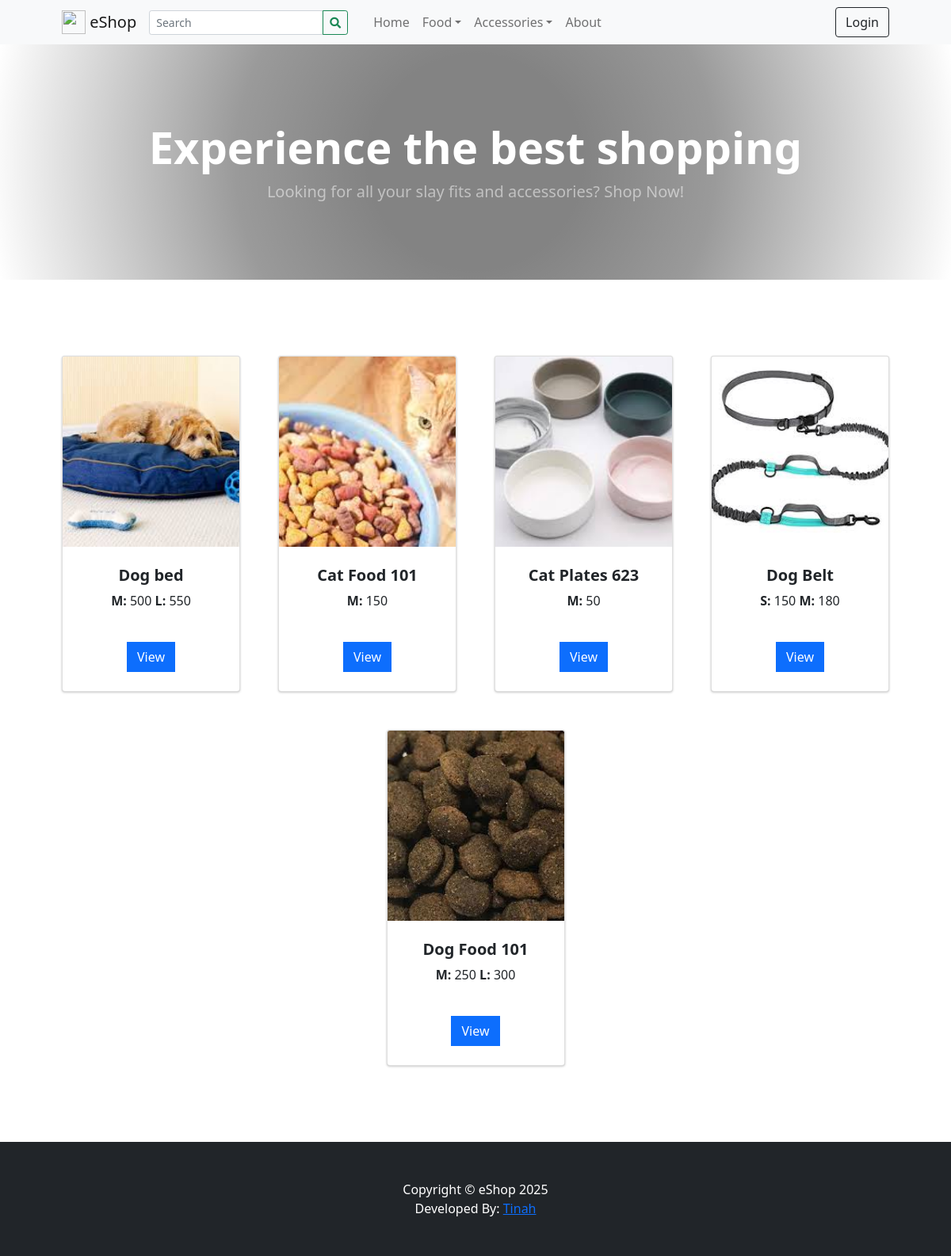
The page / on the database its author committed.
### tables this page shows
CREATE TABLE `categories` (
  `id` int(30) NOT NULL,
  `category` varchar(250) NOT NULL,
  `description` text DEFAULT NULL,
  `status` tinyint(1) NOT NULL DEFAULT 1,
  `date_created` datetime NOT NULL DEFAULT current_timestamp()
);

CREATE TABLE `products` (
  `id` int(30) NOT NULL,
  `category_id` int(30) NOT NULL,
  `sub_category_id` int(30) NOT NULL,
  `product_name` varchar(250) NOT NULL,
  `description` text NOT NULL,
  `status` tinyint(1) NOT NULL DEFAULT 1,
  `date_created` datetime NOT NULL DEFAULT current_timestamp()
);

### classes/DBConnection.php (called while the page is built, shortened)
<?php
class DBConnection{
    private $host = DB_SERVER;
    private $username = DB_USERNAME;
    private $password = DB_PASSWORD;
    private $database = DB_NAME;
    public $conn;
    public function __construct(){
        if (!isset($this->conn)) {
            $this->conn = new mysqli($this->host, $this->username, $this->password, $this->database);
        }
    }
}
?>

### config.php (called while the page is built, shortened)
<?php
require_once('classes/DBConnection.php');
require_once('classes/SystemSettings.php');
function validate_image($file){
	if(!empty($file)){
		if(is_file(base_app.$file)){
			return base_url.$file;
		}else{
			return base_url.'dist/img/no-image-available.png';
		}
	}else{
		return base_url.'dist/img/no-image-available.png';
	}
}
?>

### inc/topBarNav.php (the view, shortened to what this page needs)
<nav class="navbar navbar-expand-lg navbar-light bg-light">
            <div class="container px-4 px-lg-5 ">
                <a class="navbar-brand" href="./">
                <img src="<?php echo validate_image($_settings->info('logo')) ?>" width="30" height="30" class="d-inline-block align-top" alt="" loading="lazy">
                <?php echo $_settings->info('short_name') ?>
                </a>
                <form class="form-inline" id="search-form">
                  <div class="input-group">
                    <input class="form-control form-control-sm form " type="search" placeholder="Search" aria-label="Search" name="search"  value="<?php echo isset($_GET['search']) ? $_GET['search'] : "" ?>"  aria-describedby="button-addon2">
                    <div class="input-group-append">
                      <button class="btn btn-outline-success btn-sm m-0" type="submit" id="button-addon2"><i class="fa fa-search"></i></button>
                    </div>
                  </div>
                </form>
                <div class="collapse navbar-collapse" id="navbarSupportedContent">
                    <ul class="navbar-nav me-auto mb-2 mb-lg-0 ms-lg-4">
                        <li class="nav-item"><a class="nav-link" aria-current="page" href="./">Home</a></li>
                        <?php
                        $cat_qry = $conn->query("SELECT * FROM categories where status = 1 ");
                        while($crow = $cat_qry->fetch_assoc()):
                          $sub_qry = $conn->query("SELECT * FROM sub_categories where status = 1 and parent_id = '{$crow['id']}' ");
                          if($sub_qry->num_rows <= 0):
                        ?>
                        <li class="nav-item"><a class="nav-link" aria-current="page" href="./?p=products&c=<?php echo md5($crow['id']) ?>"><?php echo $crow['category'] ?></a></li>
                        <?php else: ?>
                        <li class="nav-item dropdown">
                          <a class="nav-link dropdown-toggle" id="navbarDropdown<?php echo $crow['id'] ?>" href="#" role="button" data-toggle="dropdown" aria-expanded="false"><?php echo $crow['category'] ?></a></a>
                        </li>
                        <?php endif; ?>
                        <?php endwhile; ?>
                        <li class="nav-item"><a class="nav-link" href="./?p=about">About</a></li>
                    </ul>
                    <div class="d-flex align-items-center">
                      <?php if(!isset($_SESSION['userdata']['id'])): ?>
                        <button class="btn btn-outline-dark ml-2" id="login-btn" type="button">Login</button>
                        <?php endif; ?>
                    </div>
                </div>
            </div>
        </nav>

### inc/header.php (shortened to what this page needs)
<head>
    <link rel="stylesheet" href="<?php echo base_url ?>plugins/fontawesome-free/css/all.min.css">
    <link rel="stylesheet" href="<?php echo base_url ?>plugins/tempusdominus-bootstrap-4/css/tempusdominus-bootstrap-4.min.css">
  <link rel="stylesheet" href="<?php echo base_url ?>plugins/datatables-bs4/css/dataTables.bootstrap4.min.css">
  <link rel="stylesheet" href="<?php echo base_url ?>plugins/datatables-responsive/css/responsive.bootstrap4.min.css">
  <link rel="stylesheet" href="<?php echo base_url ?>plugins/datatables-buttons/css/buttons.bootstrap4.min.css">
  <link rel="stylesheet" href="<?php echo base_url ?>plugins/select2/css/select2.min.css">
  <link rel="stylesheet" href="<?php echo base_url ?>plugins/select2-bootstrap4-theme/select2-bootstrap4.min.css">
    <link rel="stylesheet" href="<?php echo base_url ?>plugins/icheck-bootstrap/icheck-bootstrap.min.css">
    <link rel="stylesheet" href="<?php echo base_url ?>plugins/jqvmap/jqvmap.min.css">
    <link rel="stylesheet" href="<?php echo base_url ?>dist/css/adminlte.css">
    <link rel="stylesheet" href="<?php echo base_url ?>dist/css/custom.css">
    <link rel="stylesheet" href="<?php echo base_url ?>assets/css/styles.css">
    <link rel="stylesheet" href="<?php echo base_url ?>plugins/overlayScrollbars/css/OverlayScrollbars.min.css">
    <link rel="stylesheet" href="<?php echo base_url ?>plugins/daterangepicker/daterangepicker.css">
    <link rel="stylesheet" href="<?php echo base_url ?>plugins/summernote/summernote-bs4.min.css">
  <link rel="stylesheet" href="<?php echo base_url ?>plugins/sweetalert2-theme-bootstrap-4/bootstrap-4.min.css">
  </head>

### home.php
<header class="bg-dark py-5" id="main-header">
    <div class="container px-4 px-lg-5 my-5">
        <div class="text-center text-white">
            <h1 class="display-4 fw-bolder">Experience the best shopping</h1>
            <p class="lead fw-normal text-white-50 mb-0">Looking for all your slay fits and accessories? Shop Now!</p>
        </div>
    </div>
</header>
<section class="py-5">
    <div class="container px-4 px-lg-5 mt-5">
        <div class="row gx-4 gx-lg-5 row-cols-md-3 row-cols-xl-4 justify-content-center">
            <?php
               $products = $conn->query("SELECT * FROM `products` where status = 1 order by rand() limit 8 ");
               while ($row = $products->fetch_assoc()):
                   $upload_path = base_app . '/uploads/product_' . $row['id'];
                   $img = "";
                   if (is_dir($upload_path)) {
                       $fileO = scandir($upload_path);
                       if (isset($fileO[2]))
                           $img = "uploads/product_" . $row['id'] . "/" . $fileO[2];
                   }
                   $inventory = $conn->query("SELECT * FROM inventory where product_id = " . $row['id']);
                   $inv = array();
                   while ($ir = $inventory->fetch_assoc()) {
                       $inv[$ir['size']] = number_format($ir['price']);
                   }
               ?>
                <div class="col mb-5">
                    <div class="card h-100 product-item">
                        <img class="card-img-top w-100" src="<?php echo validate_image($img) ?>" alt="..." />
                        <div class="card-body p-4">
                            <div class="text-center">
                                <h5 class="fw-bolder"><?php echo $row['product_name'] ?></h5>
                                <?php foreach ($inv as $k => $v): ?>
                                    <span><b><?php echo $k ?>: </b><?php echo $v ?></span>
                                <?php endforeach; ?>
                            </div>
                        </div>
                        <div class="card-footer p-4 pt-0 border-top-0 bg-transparent">
                            <div class="text-center">
                                <a class="btn btn-flat btn-primary " href=".?p=view_product&id=<?php echo md5($row['id']) ?>">View</a>
                            </div>
                        </div>
                    </div>
                </div>
            <?php endwhile; ?>
        </div>
    </div>
</section>

### inc/footer.php (shortened to what this page needs)
<footer class="py-5 bg-dark">
  <div class="container">
    <p class="m-0 text-center text-white">Copyright &copy; <?php echo $_settings->info('short_name') ?> 2025</p>
    <p class="m-0 text-center text-white">Developed By: <a href="mailto:tinahnakitende0@gmail.com">Tinah</a></p>
  </div>
</footer>

### rows shown on the page
categories: category "Food"
categories: category "Accessories"
products: shows a picture, product_name "Dog bed", k "M", v "500", k "L", v "550"
products: shows a picture, product_name "Cat Food 101", k "M", v "150"
products: shows a picture, product_name "Cat Plates 623", k "M", v "50"
products: shows a picture, product_name "Dog Belt", k "S", v "150", k "M", v "180"
products: shows a picture, product_name "Dog Food 101", k "M", v "250", k "L", v "300"

### other values the page prints
$_settings->info('short_name') "eShop"
